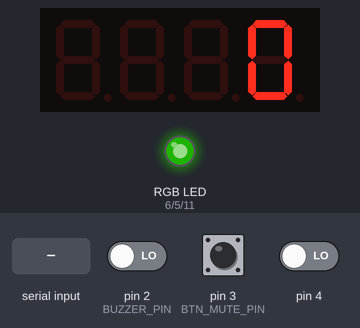
A sketch run on a simulated Arduino Uno, built with avr-gcc and run on an emulated ATmega328P. On the bench: 4-digit seven-segment display, an RGB LED mixed from three pins (HIGH = lit). The test bench sets the inputs (shaded band); at power-on: pin 2 (BUZZER_PIN) LOW, pin 3 (BTN_MUTE_PIN) HIGH, pin 4 LOW. Dim RGB values are drawn brighter than linear; what the sketch prints to the serial monitor is not drawn.

Above: at 3.1 s.
3.2 s: "1" received over the second serial link
Timing chart, 0 to 6.2 s (numbered marks = the images above; inputs shaded):
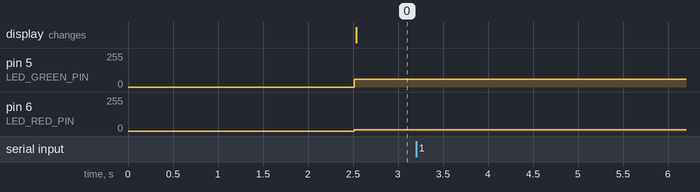

The sketch:

co2-monitor.ino
```cpp
// (licence header left out)
#include <SoftwareSerial.h>                                // Remove if using HardwareSerial or Arduino package without SoftwareSerial support
#include <MHZ19.h>
#include <TM1637Display.h>
#include <GyverTimer.h>
#include <GyverButton.h>
#include <rtttl.h>

#define RX_PIN 7                                          // Rx pin which the MHZ19 Tx pin is attached to
#define TX_PIN 8                                          // Tx pin which the MHZ19 Rx pin is attached to
#define BAUDRATE 9600                                     // Device to MH-Z19 Serial baudrate (should not be changed)

// Module connection pins (Digital Pins)
#define DISPLAY_CLK_PIN 10
#define DISPLAY_DIO_PIN 9

#define LED_RED_PIN 6
#define LED_GREEN_PIN 5
#define LED_BLUE_PIN 11
#define LED_BRIGHTNESS 60

#define BUZZER_PIN 2
#define BTN_MUTE_PIN 3
#define MELODY_REPEAT_INTERVAL_MS 5e3

#define CO2_READ_INTERVAL_MS 2e3                              // MH-Z19 read timeout

// Aha - Take on me
const char song_P[] PROGMEM = "TakeOnMe:d=4,o=4,b=160:8f#5,8f#5,8f#5,8d5,8p,8b,8p,8e5,8p,8e5,8p,8e5,8g#5,8g#5,8a5,8b5,8a5,8a5,8a5,8e5,8p,8d5,8p,8f#5,8p,8f#5,8p,8f#5,8e5,8e5,8f#5,8e5,8f#5,8f#5,8f#5,8d5,8p,8b,8p,8e5,8p,8e5,8p,8e5,8g#5,8g#5,8a5,8b5,8a5,8a5,8a5,8e5,8p,8d5,8p,8f#5,8p,8f#5,8p,8f#5,8e5,8e5";

MHZ19 myMHZ19;                                             // Constructor for library
SoftwareSerial mySerial(RX_PIN, TX_PIN);                   // (Uno example) create device to MH-Z19 serial
TM1637Display display(DISPLAY_CLK_PIN, DISPLAY_DIO_PIN);
GTimer_ms melodyRepeatTimeout;
ProgmemPlayer player(BUZZER_PIN);

GButton muteButton(BTN_MUTE_PIN, HIGH_PULL);

unsigned long getDataTimer = 0;
int CO2 = 0;
boolean muteMode = false;
boolean requestPlayMelody = false;
boolean requestResetMelody = false;
boolean melodyCompleted = false;
uint8_t data[] = { 0xff, 0xff, 0xff, 0xff };

enum LED_COLOR {LED_OFF, LED_RED, LED_GREEN, LED_BLUE, LED_YELLOW};

void setup() {
    Serial.begin(9600);                                     // Device to serial monitor feedback

    mySerial.begin(BAUDRATE);                               // (Uno example) device to MH-Z19 serial start
    myMHZ19.begin(mySerial);                                // *Serial(Stream) refence must be passed to library begin().

    myMHZ19.autoCalibration(false);                              // Turn auto calibration ON (OFF autoCalibration(false))

    pinMode(LED_RED_PIN, OUTPUT);
    pinMode(LED_GREEN_PIN, OUTPUT);
    pinMode(LED_BLUE_PIN, OUTPUT);
    setLED(LED_OFF);

    //display.setBrightness(0x0f);
    display.setBrightness(5);

    player.setSong(song_P);
    //attachInterrupt(digitalPinToInterrupt(BTN_MUTE_PIN), isrMute, CHANGE);
}

//void isrMute() {
//  muteButton.tick();
//}

void loop() {
  muteButton.tick();
  //melodyTick();

  if (muteButton.isHold()) {
    if (!player.isSilent()) {
      requestResetMelody = true;
    }

    muteMode = true;
  } else {
    muteMode = false;
  }

  if (requestResetMelody) {
    player.initSong();
    requestResetMelody = false;
    Serial.println("Melody has been reset");
  }

  if (requestPlayMelody && !muteMode && !melodyCompleted) {
    melodyCompleted = !player.pollSong();

    if (melodyCompleted) {
      // skip next start in MS
    }
  } else if (requestPlayMelody && muteMode && !player.isSilent()) {
    player.silence();
  }

  if (millis() - getDataTimer >= CO2_READ_INTERVAL_MS)
  {
    CO2 = myMHZ19.getCO2(); // Request CO2 (as ppm)

    Serial.print("CO2 (ppm): ");
    Serial.println(CO2);

    handleLedIndicator();
    handleMusic();

    display.showNumberDec(CO2, false);

    getDataTimer = millis();
  }
}
```

led_color.ino
```cpp
void setLED(LED_COLOR color) {
  // Turn all the colors
  analogWrite(LED_RED_PIN, 0);
  analogWrite(LED_GREEN_PIN, 0);
  analogWrite(LED_BLUE_PIN, 0);

  // Turn on the color
  switch (color) {
    case LED_RED:
      analogWrite(LED_RED_PIN, LED_BRIGHTNESS);
      break;
    case LED_GREEN:
      analogWrite(LED_GREEN_PIN, LED_BRIGHTNESS);
      break;
    case LED_BLUE:
      analogWrite(LED_BLUE_PIN, LED_BRIGHTNESS);
      break;
    case LED_YELLOW:
      analogWrite(LED_RED_PIN, LED_BRIGHTNESS - 50); //todo: refactor by 100%
      analogWrite(LED_GREEN_PIN, LED_BRIGHTNESS);
      break;
  }
}
```

melody.ino
```cpp
void melodyTick() {
 static bool songReadyToPLayFlag = true;

  // Play the melody
  if (requestPlayMelody && songReadyToPLayFlag) {
    songReadyToPLayFlag = player.pollSong();

    // Repeat the melody in X ms
    //if (!songReadyToPLayFlag) {
    //  melodyRepeatTimeout.setInterval(MELODY_REPEAT_INTERVAL_MS);
    //  melodyRepeatTimeout.start();
    //}
  } else {
    player.silence();
  }

  //if (melodyRepeatTimeout.isReady()) {
  //  melodyRepeatTimeout.stop();
  //  melodyRepeatTimeout.reset();
  //  songReadyToPLayFlag = true;
  //}
}
```

rules.ino
```cpp
void handleLedIndicator() {
  if (CO2 < 700) {
    setLED(LED_YELLOW);
    Serial.println("Led set Green");
    return;
  }

  if (CO2 < 1200) {
    Serial.println("Led set Blue");
    setLED(LED_BLUE);
    return;
  }

  setLED(LED_RED);
  Serial.println("Led set RED");
}

void handleMusic() {
   requestPlayMelody = (CO2 >= 1200);
}
```
